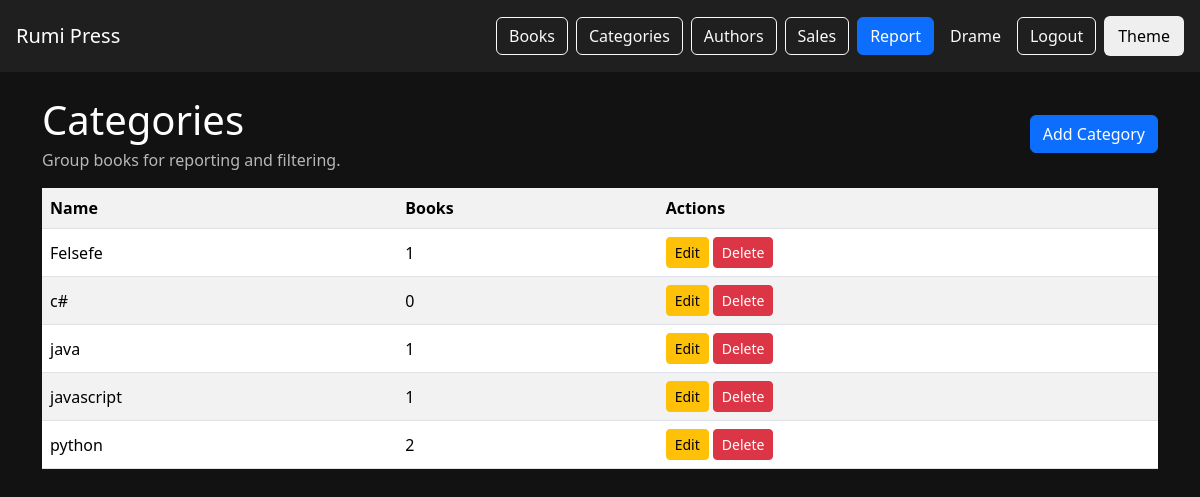
Page /categories/ (signed in) on the committed database.
### books/models.py (models this page shows, shortened)
class Category(models.Model):
    name = models.CharField(max_length=100)

### books/views.py (the view)
# urls.py: path("categories/", views.category_list, name="category_list"),
@login_required
@permission_required("books.view_category", raise_exception=True)
def category_list(request):
    categories = Category.objects.annotate(book_count=Count("book")).order_by("name")
    return render(request, "books/category_list.html", {"categories": categories})

### books/templates/books/category_list.html
{% extends "base.html" %}
{% block content %}
<div class="d-flex justify-content-between align-items-center mb-3">
<div>
<h1 class="mb-1">Categories</h1>
<p class="muted-text mb-0">
Group books for reporting and filtering.
</p>
</div>
{% if perms.books.add_category %}
<a class="btn btn-primary" href="{% url 'category_create' %}">
Add Category
</a>
{% endif %}
</div>
<div class="table-responsive">
<table class="table table-striped align-middle">
<tr>
<th>Name</th>
<th>Books</th>
<th>Actions</th>
</tr>
{% for category in categories %}
<tr>
<td>{{ category.name }}</td>
<td>{{ category.book_count }}</td>
<td>
{% if perms.books.change_category %}
<a class="btn btn-warning btn-sm" href="{% url 'category_update' category.id %}">
Edit
</a>
{% endif %}
{% if perms.books.delete_category %}
<a class="btn btn-danger btn-sm" href="{% url 'category_delete' category.id %}">
Delete
</a>
{% endif %}
</td>
</tr>
{% empty %}
<tr>
<td colspan="3" class="text-center muted-text py-4">
No categories yet.
</td>
</tr>
{% endfor %}
</table>
</div>
{% endblock %}

### templates/base.html (shortened to what this page needs)
<!DOCTYPE html>
<html>
<head>
<link
href="https://cdn.jsdelivr.net/npm/bootstrap@5.3.3/dist/css/bootstrap.min.css"
rel="stylesheet">
</head>
<body>
<nav class="navbar p-3">
<a class="navbar-brand" href="{% url 'book_list' %}">
Rumi Press
</a>
<div class="d-flex gap-2 align-items-center">
{% if user.is_authenticated %}
{% if perms.books.view_book %}
<a class="btn btn-outline-light" href="{% url 'book_list' %}">
Books
</a>
{% endif %}
{% if perms.books.view_category %}
<a class="btn btn-outline-light" href="{% url 'category_list' %}">
Categories
</a>
{% endif %}
{% if perms.books.view_author %}
<a class="btn btn-outline-light" href="{% url 'author_list' %}">
Authors
</a>
{% endif %}
{% if perms.books.view_sale %}
<a class="btn btn-outline-light" href="{% url 'sale_list' %}">
Sales
</a>
{% endif %}
{% if perms.books.view_book %}
<a class="btn btn-primary" href="{% url 'report' %}">
Report
</a>
{% endif %}
<span class="navbar-text text-light px-2">
{{ user.username }}
</span>
<form method="post" action="{% url 'logout' %}" class="m-0">
<button class="btn btn-outline-light">
Logout
</button>
</form>
{% else %}
<a class="btn btn-outline-light" href="{% url 'login' %}">
Login
</a>
{% endif %}
<button class="theme-btn" onclick="changeTheme()">
Theme
</button>
</div>
</nav>
<div class="container mt-4">
{% block content %}
{% endblock %}
</div>
</body>
</html>

### templates/base.html (style rules this page uses)
body { background:#121212; color:white; transition:0.3s; }
.navbar { background:#1f1f1f !important; }
.card, .table, .filter-panel, .page-panel { background:#222; color:white; }
.theme-btn { border:none; border-radius:6px; padding:8px 14px; }
.navbar-brand { color:white !important; }
.muted-text { color:#b7b7b7; }

### rows in the picture
Category: name "Felsefe", book_count "1"
Category: name "c#", book_count "0"
Category: name "java", book_count "1"
Category: name "javascript", book_count "1"
Category: name "python", book_count "2"

### other values in the picture
{{ user.username }} "Drame"
